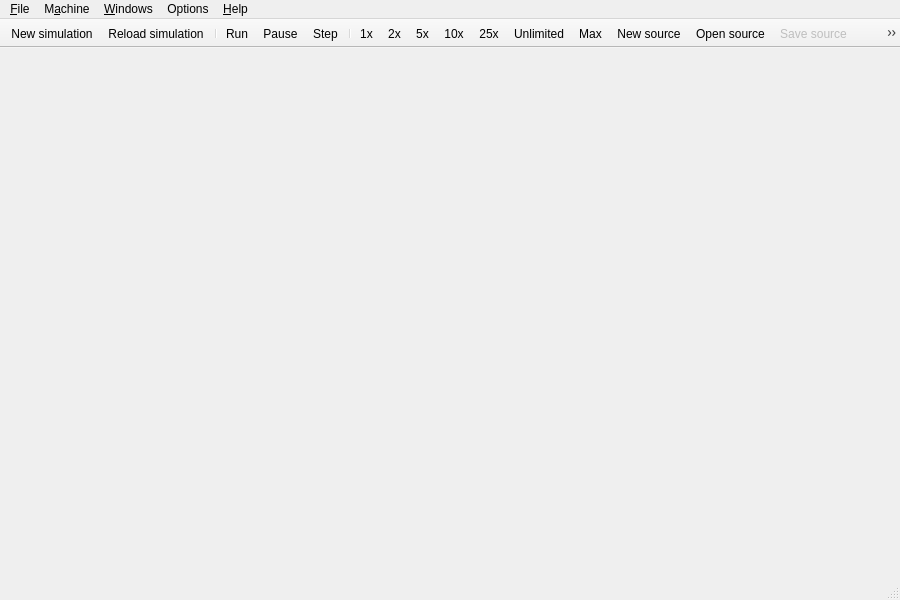
<?xml version="1.0" encoding="UTF-8"?>
<ui version="4.0">
 <class>MainWindow</class>
 <widget class="QMainWindow" name="MainWindow">
  <property name="geometry">
   <rect>
    <x>0</x>
    <y>0</y>
    <width>900</width>
    <height>600</height>
   </rect>
  </property>
  <property name="windowTitle">
   <string>MainWindow</string>
  </property>
  <property name="windowIcon">
   <iconset>
    <normaloff>
           :/icons/gui.png</normaloff>
           :/icons/gui.png</iconset>
  </property>
  <property name="dockNestingEnabled">
   <bool>false</bool>
  </property>
  <property name="unifiedTitleAndToolBarOnMac">
   <bool>true</bool>
  </property>
  <widget class="QWidget" name="centralWidget">
   <layout class="QHBoxLayout" name="horizontalLayout">
    <property name="spacing">
     <number>0</number>
    </property>
    <property name="leftMargin">
     <number>0</number>
    </property>
    <property name="topMargin">
     <number>0</number>
    </property>
    <property name="rightMargin">
     <number>0</number>
    </property>
    <property name="bottomMargin">
     <number>0</number>
    </property>
    <item>
     <widget class="QWidget" name="widget" native="true"/>
    </item>
   </layout>
  </widget>
  <widget class="QMenuBar" name="menuBar">
   <property name="geometry">
    <rect>
     <x>0</x>
     <y>0</y>
     <width>900</width>
     <height>20</height>
    </rect>
   </property>
   <widget class="QMenu" name="menuFile">
    <property name="title">
     <string>&amp;File</string>
    </property>
    <widget class="QMenu" name="menuExamples">
     <property name="title">
      <string>&amp;Examples</string>
     </property>
    </widget>
    <addaction name="actionNewMachine"/>
    <addaction name="actionReload"/>
    <addaction name="actionPrint"/>
    <addaction name="actionNew"/>
    <addaction name="actionOpen"/>
    <addaction name="actionSave"/>
    <addaction name="actionSaveAs"/>
    <addaction name="actionClose"/>
    <addaction name="menuExamples"/>
    <addaction name="separator"/>
    <addaction name="actionExit"/>
   </widget>
   <widget class="QMenu" name="menuWindows">
    <property name="title">
     <string>&amp;Windows</string>
    </property>
    <addaction name="actionRegisters"/>
    <addaction name="actionProgram_memory"/>
    <addaction name="actionMemory"/>
    <addaction name="actionProgram_Cache"/>
    <addaction name="actionData_Cache"/>
    <addaction name="actionL2_Cache"/>
    <addaction name="actionBranch_Predictor_History_table"/>
    <addaction name="actionBranch_Predictor_Target_table"/>
    <addaction name="actionBranch_Predictor_Info"/>
    <addaction name="actionPeripherals"/>
    <addaction name="actionTerminal"/>
    <addaction name="actionLcdDisplay"/>
    <addaction name="actionCsrShow"/>
    <addaction name="actionCore_View_show"/>
    <addaction name="actionMessages"/>
    <addaction name="actionResetWindows"/>
   </widget>
   <widget class="QMenu" name="menuMachine">
    <property name="title">
     <string>M&amp;achine</string>
    </property>
    <addaction name="actionRun"/>
    <addaction name="actionPause"/>
    <addaction name="actionStep"/>
    <addaction name="separator"/>
    <addaction name="ips1"/>
    <addaction name="ips2"/>
    <addaction name="ips5"/>
    <addaction name="ips10"/>
    <addaction name="ips25"/>
    <addaction name="ipsUnlimited"/>
    <addaction name="ipsMax"/>
    <addaction name="separator"/>
    <addaction name="actionRestart"/>
    <addaction name="actionMnemonicRegisters"/>
    <addaction name="actionShow_Symbol"/>
    <addaction name="actionCompileSource"/>
    <addaction name="actionBuildExe"/>
   </widget>
   <widget class="QMenu" name="menuHelp">
    <property name="title">
     <string>&amp;Help</string>
    </property>
    <addaction name="actionAbout"/>
    <addaction name="actionAboutQt"/>
   </widget>
   <widget class="QMenu" name="menuOptions">
    <property name="title">
     <string>Options</string>
    </property>
    <addaction name="actionEditorShowLineNumbers"/>
   </widget>
   <addaction name="menuFile"/>
   <addaction name="menuMachine"/>
   <addaction name="menuWindows"/>
   <addaction name="menuOptions"/>
   <addaction name="menuHelp"/>
  </widget>
  <widget class="QStatusBar" name="statusBar"/>
  <widget class="QToolBar" name="toolBar">
   <property name="windowTitle">
    <string>toolBar</string>
   </property>
   <property name="movable">
    <bool>false</bool>
   </property>
   <property name="allowedAreas">
    <set>Qt::TopToolBarArea</set>
   </property>
   <attribute name="toolBarArea">
    <enum>TopToolBarArea</enum>
   </attribute>
   <attribute name="toolBarBreak">
    <bool>false</bool>
   </attribute>
   <addaction name="actionNewMachine"/>
   <addaction name="actionReload"/>
   <addaction name="separator"/>
   <addaction name="actionRun"/>
   <addaction name="actionPause"/>
   <addaction name="actionStep"/>
   <addaction name="separator"/>
   <addaction name="ips1"/>
   <addaction name="ips2"/>
   <addaction name="ips5"/>
   <addaction name="ips10"/>
   <addaction name="ips25"/>
   <addaction name="ipsUnlimited"/>
   <addaction name="ipsMax"/>
   <addaction name="actionNew"/>
   <addaction name="actionOpen"/>
   <addaction name="actionSave"/>
   <addaction name="actionClose"/>
   <addaction name="actionCompileSource"/>
   <addaction name="actionBuildExe"/>
  </widget>
  <action name="actionNewMachine">
   <property name="icon">
    <iconset resource="../resources/icons/icons.qrc">
     <normaloff>:/icons/document-import.png</normaloff>:/icons/document-import.png</iconset>
   </property>
   <property name="text">
    <string>&amp;New simulation...</string>
   </property>
   <property name="shortcut">
    <string>Ctrl+N</string>
   </property>
  </action>
  <action name="actionRestart">
   <property name="text">
    <string>R&amp;estart</string>
   </property>
  </action>
  <action name="actionNew">
   <property name="icon">
    <iconset resource="../resources/icons/icons.qrc">
     <normaloff>:/icons/new.png</normaloff>:/icons/new.png</iconset>
   </property>
   <property name="text">
    <string>Ne&amp;w source</string>
   </property>
   <property name="toolTip">
    <string>New source</string>
   </property>
   <property name="shortcut">
    <string>Ctrl+F</string>
   </property>
  </action>
  <action name="actionOpen">
   <property name="icon">
    <iconset resource="../resources/icons/icons.qrc">
     <normaloff>:/icons/open.png</normaloff>:/icons/open.png</iconset>
   </property>
   <property name="text">
    <string>&amp;Open source</string>
   </property>
   <property name="toolTip">
    <string>Open source</string>
   </property>
   <property name="shortcut">
    <string>Ctrl+O</string>
   </property>
  </action>
  <action name="actionSave">
   <property name="enabled">
    <bool>false</bool>
   </property>
   <property name="icon">
    <iconset resource="../resources/icons/icons.qrc">
     <normaloff>:/icons/save.png</normaloff>:/icons/save.png</iconset>
   </property>
   <property name="text">
    <string>&amp;Save source</string>
   </property>
   <property name="toolTip">
    <string>Save source</string>
   </property>
   <property name="shortcut">
    <string>Ctrl+S</string>
   </property>
  </action>
  <action name="actionSaveAs">
   <property name="enabled">
    <bool>false</bool>
   </property>
   <property name="text">
    <string>Save source &amp;as</string>
   </property>
   <property name="toolTip">
    <string>Save source as</string>
   </property>
  </action>
  <action name="actionClose">
   <property name="enabled">
    <bool>false</bool>
   </property>
   <property name="icon">
    <iconset resource="../resources/icons/icons.qrc">
     <normaloff>:/icons/closetab.png</normaloff>:/icons/closetab.png</iconset>
   </property>
   <property name="text">
    <string>&amp;Close source</string>
   </property>
   <property name="toolTip">
    <string>Close source</string>
   </property>
   <property name="shortcut">
    <string>Ctrl+W</string>
   </property>
  </action>
  <action name="actionCompileSource">
   <property name="enabled">
    <bool>false</bool>
   </property>
   <property name="icon">
    <iconset resource="../resources/icons/icons.qrc">
     <normaloff>:/icons/compfile-256.png</normaloff>:/icons/compfile-256.png</iconset>
   </property>
   <property name="text">
    <string>&amp;Compile Source</string>
   </property>
   <property name="toolTip">
    <string>Compile source and update memory</string>
   </property>
   <property name="shortcut">
    <string>Ctrl+E</string>
   </property>
  </action>
  <action name="actionBuildExe">
   <property name="enabled">
    <bool>true</bool>
   </property>
   <property name="icon">
    <iconset resource="../resources/icons/icons.qrc">
     <normaloff>:/icons/build-256.png</normaloff>:/icons/build-256.png</iconset>
   </property>
   <property name="text">
    <string>&amp;Build Executable</string>
   </property>
   <property name="toolTip">
    <string>Build executable by external make</string>
   </property>
   <property name="shortcut">
    <string>Ctrl+B</string>
   </property>
  </action>
  <action name="actionExit">
   <property name="icon">
    <iconset resource="../resources/icons/icons.qrc">
     <normaloff>:/icons/application-exit.png</normaloff>:/icons/application-exit.png</iconset>
   </property>
   <property name="text">
    <string>E&amp;xit</string>
   </property>
   <property name="toolTip">
    <string>Exit program</string>
   </property>
   <property name="shortcut">
    <string>Ctrl+Q</string>
   </property>
  </action>
  <action name="actionRun">
   <property name="icon">
    <iconset resource="../resources/icons/icons.qrc">
     <normaloff>:/icons/play.png</normaloff>:/icons/play.png</iconset>
   </property>
   <property name="text">
    <string>&amp;Run</string>
   </property>
   <property name="shortcut">
    <string>Ctrl+R</string>
   </property>
  </action>
  <action name="actionStep">
   <property name="icon">
    <iconset resource="../resources/icons/icons.qrc">
     <normaloff>:/icons/next.png</normaloff>:/icons/next.png</iconset>
   </property>
   <property name="text">
    <string>&amp;Step</string>
   </property>
   <property name="shortcut">
    <string>Ctrl+T</string>
   </property>
  </action>
  <action name="actionPause">
   <property name="icon">
    <iconset resource="../resources/icons/icons.qrc">
     <normaloff>:/icons/pause.png</normaloff>:/icons/pause.png</iconset>
   </property>
   <property name="text">
    <string>&amp;Pause</string>
   </property>
   <property name="shortcut">
    <string>Ctrl+P</string>
   </property>
  </action>
  <action name="ips1">
   <property name="checkable">
    <bool>true</bool>
   </property>
   <property name="text">
    <string>&amp;1 instruction per second</string>
   </property>
   <property name="iconText">
    <string>1x</string>
   </property>
   <property name="toolTip">
    <string>Run CPU in speed of single instruction per second</string>
   </property>
   <property name="shortcut">
    <string>Ctrl+1</string>
   </property>
  </action>
  <action name="ips5">
   <property name="checkable">
    <bool>true</bool>
   </property>
   <property name="text">
    <string>&amp;5 instructions per second</string>
   </property>
   <property name="iconText">
    <string>5x</string>
   </property>
   <property name="toolTip">
    <string>Run CPU in speed of 5 instructions per second</string>
   </property>
   <property name="shortcut">
    <string>Ctrl+5</string>
   </property>
  </action>
  <action name="ips10">
   <property name="checkable">
    <bool>true</bool>
   </property>
   <property name="text">
    <string>1&amp;0 instructions per second</string>
   </property>
   <property name="iconText">
    <string>10x</string>
   </property>
   <property name="toolTip">
    <string>Run CPU in speed of 10 instructions per second</string>
   </property>
   <property name="shortcut">
    <string>Ctrl+0</string>
   </property>
  </action>
  <action name="ips25">
   <property name="checkable">
    <bool>true</bool>
   </property>
   <property name="text">
    <string>2&amp;5 instructions per second</string>
   </property>
   <property name="iconText">
    <string>25x</string>
   </property>
   <property name="toolTip">
    <string>Run CPU in speed of 25 instructions per second</string>
   </property>
   <property name="shortcut">
    <string>Ctrl+F5</string>
   </property>
  </action>
  <action name="ipsUnlimited">
   <property name="checkable">
    <bool>true</bool>
   </property>
   <property name="text">
    <string>&amp;Unlimited</string>
   </property>
   <property name="toolTip">
    <string>Run CPU without any clock constrains</string>
   </property>
   <property name="shortcut">
    <string>Ctrl+U</string>
   </property>
  </action>
  <action name="actionMemory">
   <property name="text">
    <string>&amp;Memory</string>
   </property>
   <property name="toolTip">
    <string>Data memory view</string>
   </property>
   <property name="shortcut">
    <string>Ctrl+M</string>
   </property>
  </action>
  <action name="actionProgram_memory">
   <property name="text">
    <string>&amp;Program</string>
   </property>
   <property name="toolTip">
    <string>Program memory view</string>
   </property>
   <property name="shortcut">
    <string>Ctrl+P</string>
   </property>
  </action>
  <action name="actionRegisters">
   <property name="text">
    <string>&amp;Registers</string>
   </property>
   <property name="shortcut">
    <string>Ctrl+D</string>
   </property>
  </action>
  <action name="actionCsrShow">
   <property name="text">
    <string>C&amp;ontrol and Status Registers</string>
   </property>
   <property name="shortcut">
    <string>Ctrl+I</string>
   </property>
  </action>
  <action name="actionReload">
   <property name="icon">
    <iconset resource="../resources/icons/icons.qrc">
     <normaloff>:/icons/reload.png</normaloff>:/icons/reload.png</iconset>
   </property>
   <property name="text">
    <string>&amp;Reload simulation</string>
   </property>
   <property name="shortcut">
    <string>Ctrl+Shift+R</string>
   </property>
  </action>
  <action name="actionPrint">
   <property name="text">
    <string>&amp;Print</string>
   </property>
   <property name="shortcut">
    <string>Ctrl+Alt+P</string>
   </property>
  </action>
  <action name="actionProgram_Cache">
   <property name="text">
    <string>Pro&amp;gram Cache</string>
   </property>
   <property name="shortcut">
    <string>Ctrl+Shift+P</string>
   </property>
  </action>
  <action name="actionData_Cache">
   <property name="text">
    <string>&amp;Data Cache</string>
   </property>
   <property name="shortcut">
    <string>Ctrl+Shift+M</string>
   </property>
  </action>
  <action name="actionL2_Cache">
   <property name="text">
    <string>L2 Cache</string>
   </property>
  </action>
  <action name="actionResetWindows">
   <property name="text">
    <string>Reset Windows</string>
   </property>
  </action>
  <action name="ips2">
   <property name="checkable">
    <bool>true</bool>
   </property>
   <property name="text">
    <string>&amp;2 instructions per second</string>
   </property>
   <property name="iconText">
    <string>2x</string>
   </property>
   <property name="toolTip">
    <string>Run CPU in speed of two instructions per second</string>
   </property>
   <property name="shortcut">
    <string>Ctrl+2</string>
   </property>
  </action>
  <action name="actionAbout">
   <property name="text">
    <string>About Qt&amp;RVSim</string>
   </property>
  </action>
  <action name="ipsMax">
   <property name="checkable">
    <bool>true</bool>
   </property>
   <property name="text">
    <string>&amp;Max</string>
   </property>
   <property name="toolTip">
    <string>Run at maximal speed, skip visualization for 100 msec</string>
   </property>
   <property name="shortcut">
    <string>Ctrl+A</string>
   </property>
  </action>
  <action name="actionAboutQt">
   <property name="text">
    <string>About &amp;Qt</string>
   </property>
  </action>
  <action name="actionPeripherals">
   <property name="text">
    <string>P&amp;eripherals</string>
   </property>
  </action>
  <action name="actionTerminal">
   <property name="text">
    <string>&amp;Terminal</string>
   </property>
  </action>
  <action name="actionLcdDisplay">
   <property name="text">
    <string>&amp;LCD display</string>
   </property>
  </action>
  <action name="actionShow_Symbol">
   <property name="text">
    <string>Sh&amp;ow Symbol</string>
   </property>
   <property name="toolTip">
    <string>Show Symbol</string>
   </property>
  </action>
  <action name="actionCore_View_show">
   <property name="checkable">
    <bool>true</bool>
   </property>
   <property name="checked">
    <bool>true</bool>
   </property>
   <property name="text">
    <string>&amp;Core View</string>
   </property>
  </action>
  <action name="actionMessages">
   <property name="text">
    <string>Me&amp;ssages</string>
   </property>
   <property name="toolTip">
    <string>Show compile/build messages</string>
   </property>
  </action>
  <action name="actionMnemonicRegisters">
   <property name="checkable">
    <bool>true</bool>
   </property>
   <property name="checked">
    <bool>false</bool>
   </property>
   <property name="text">
    <string>M&amp;nemonics Registers</string>
   </property>
  </action>
  <action name="actionEditorShowLineNumbers">
   <property name="checkable">
    <bool>true</bool>
   </property>
   <property name="checked">
    <bool>true</bool>
   </property>
   <property name="text">
    <string>Show &amp;Line Numbers</string>
   </property>
   <property name="toolTip">
    <string>Show line number in the code editor.</string>
   </property>
  </action>
  <action name="actionBranch_Predictor_History_table">
   <property name="text">
    <string>Branch Predictor (History table)</string>
   </property>
  </action>
  <action name="actionBranch_Predictor_Target_table">
   <property name="text">
    <string>Branch Predictor (Target table)</string>
   </property>
  </action>
  <action name="actionBranch_Predictor_Info">
   <property name="text">
    <string>Branch Predictor (Info)</string>
   </property>
  </action>
 </widget>
 <layoutdefault spacing="6" margin="11"/>
 <resources>
  <include location="../resources/icons/icons.qrc"/>
 </resources>
 <connections/>
</ui>
